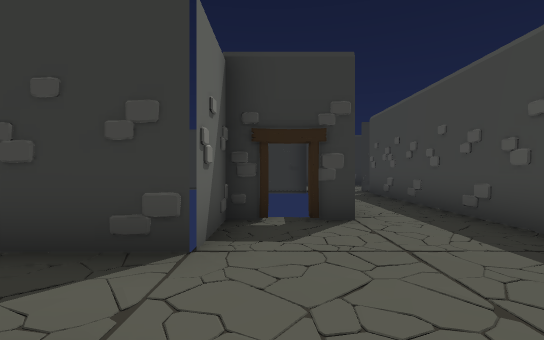
View 1 (above)

19 first-person views from a walk through a Unity game level. The camera is 1.5 m above the floor, looks level and sees 85° across. The floor is counted in squares, 2 m on a side. Each view is taken from the middle of a square. On the plan, view 1 faces up. The plan holds only what a view shows up to about 10 squares ahead; the rest is blank. The player character is not drawn. Some animated figures are left out.

View 2
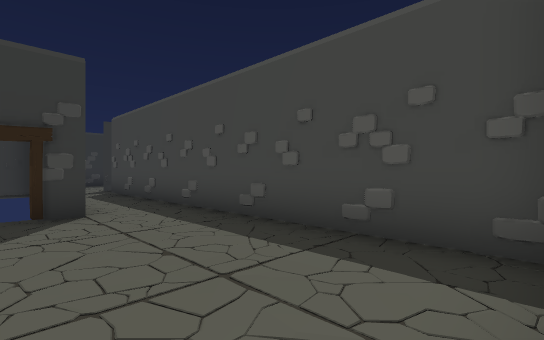

View 3
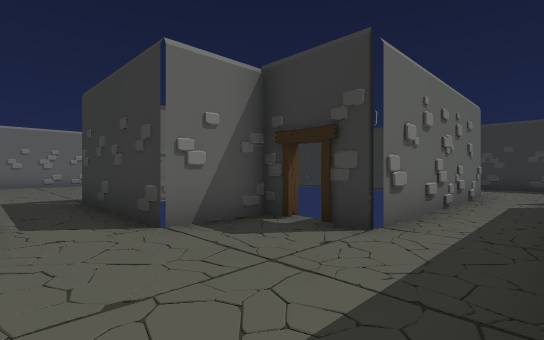

View 4
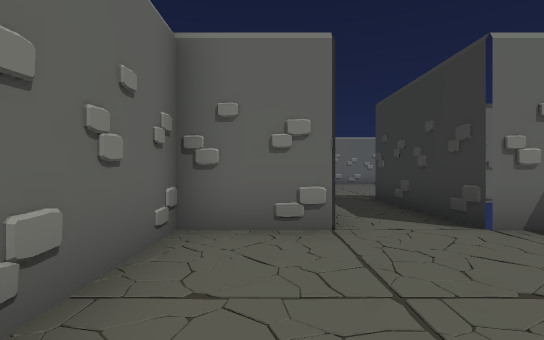

View 5
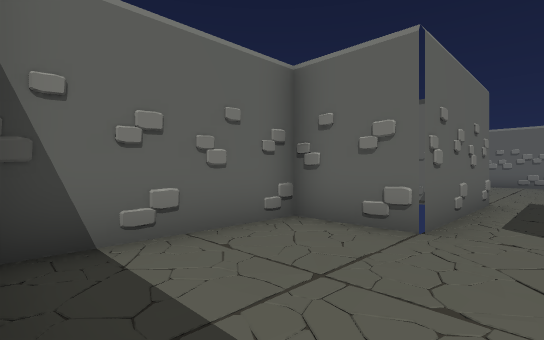

View 6
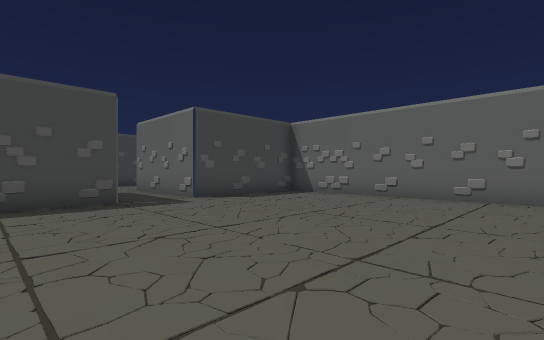

View 7
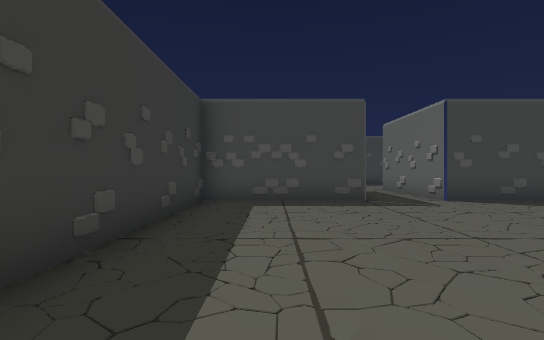

View 8
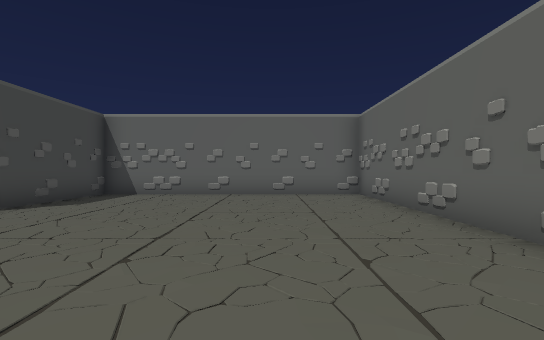

View 9
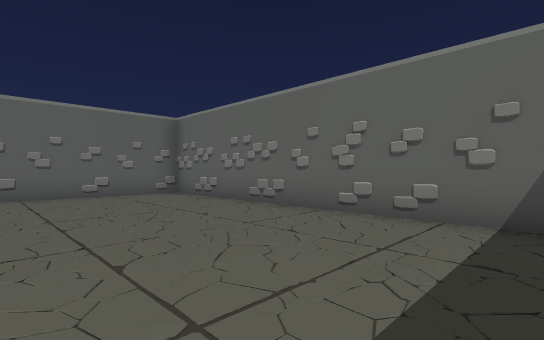

View 10
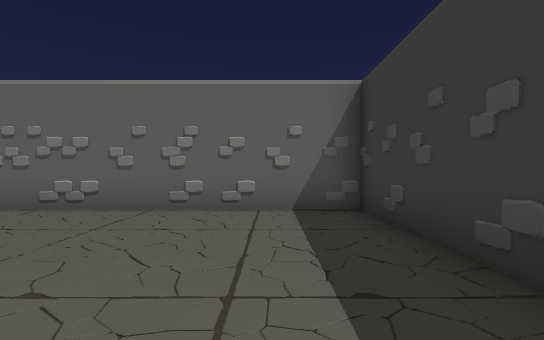

View 11
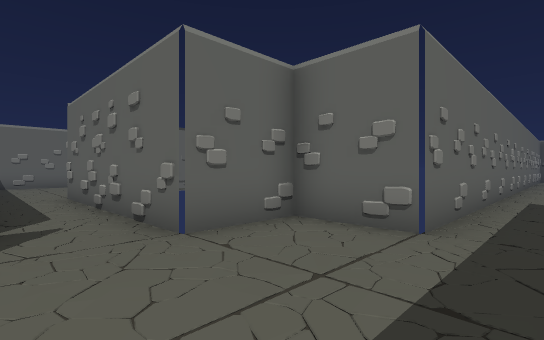

View 12
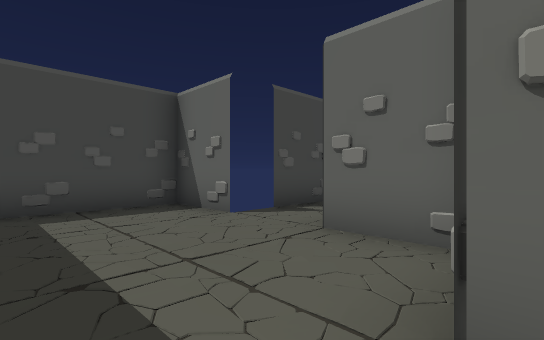

View 13
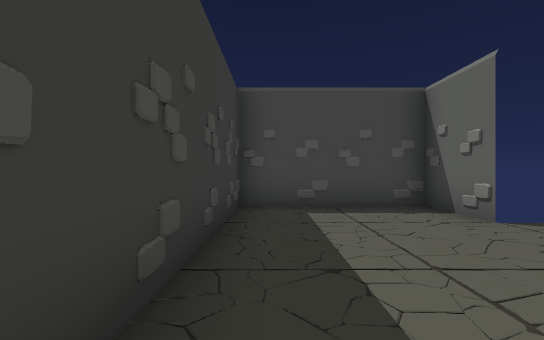

View 14
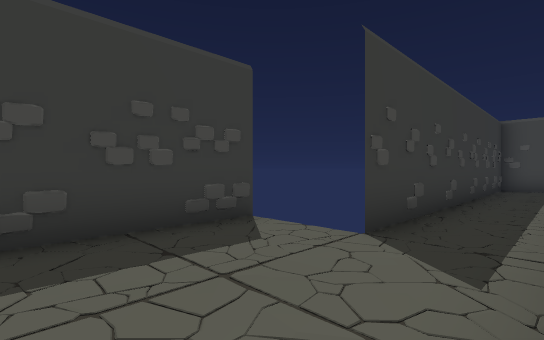

View 15
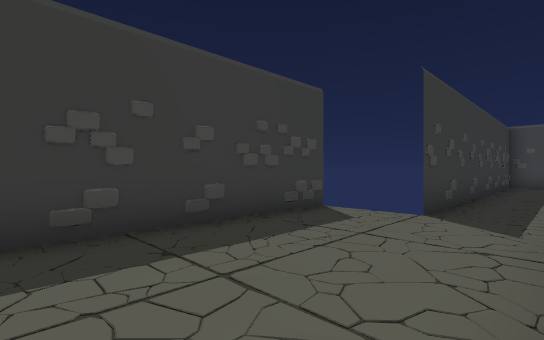

View 16
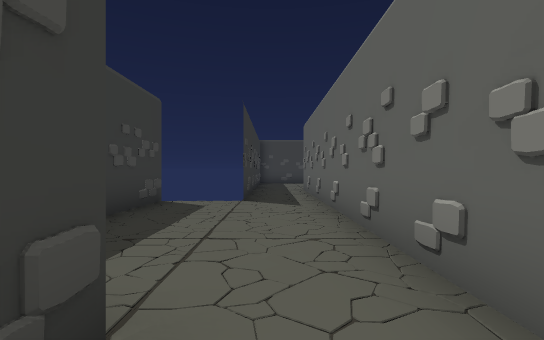

View 17
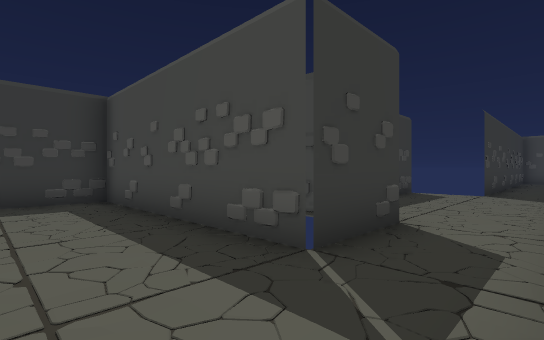

View 18
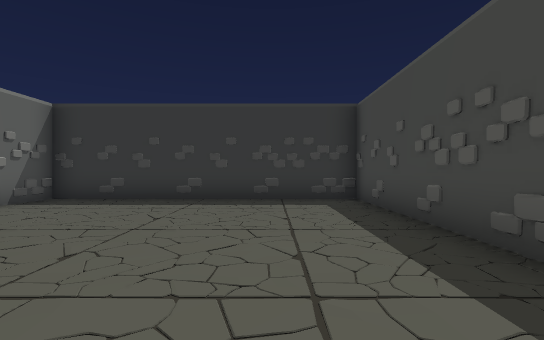

View 19
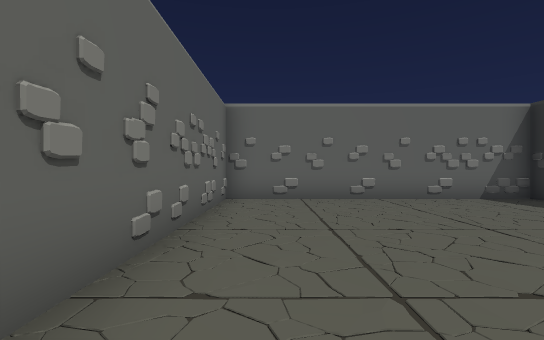

### Floor plan
Ten units are one square. View 1 is at (0, 0); x grows to the right and y downward. Boxes are objects, and circles mark ways between rooms. Rooms are numbered by the first view taken in them; rooms with no view inside come last. Other rooms are left out.
<svg viewBox="-212 -212 269 249">
<path fill="none" stroke="#000" d="M0 -45 -6 -45M-7 -44 -7 -27M-7 -8 -7 12 29 12M32 9 30 -7M32 9 32 -108M8 11 17 12M13 12 18 12M13 -108 13 -45 5 -45M-6 -45 -7 -44M-127 -17 -127 -7M-87 -67 -92 -66M-127 -47 -126 -33M-7 -27 -48 -27 -48 -67 -127 -67 -127 32 -48 32 -48 -8 -7 -8M32 -108 52 -108 52 -147 5 -147M-7 -128 -7 -108 13 -108M-52 -165 -56 -168M-68 -166 -76 -167M-47 -167 -99 -167M-74 -167 -92 -165M-102 -128 -97 -129M-107 -128 -98 -127M-107 -128 -7 -128M5 -147 -47 -147M-31 -145 -35 -147M-128 -147 -128 -207 -207 -207 -207 -128 -142 -128M-108 -147 -113 -147M-106 -147 -127 -147 -128 -157"/>
<circle cx="-5" cy="-15" r="3" fill="#2a7"/>
<circle cx="25" cy="-100" r="3" fill="#2a7"/>
<circle cx="0" cy="-135" r="3" fill="#2a7"/>
<circle cx="-115" cy="-135" r="3" fill="#2a7"/>
<text x="20" y="-40">1</text>
<text x="-80" y="-10">2</text>
<text x="30" y="-120">3</text>
<text x="-60" y="-140">4</text>
<text x="-160" y="-160">5</text>
</svg>
Room 1 opens to room 2. Room 1 opens to room 3. Room 3 opens to room 4. Room 4 opens to room 5.

Where each view was taken, in squares from view 1:
view 1: 0 up, 0 right, facing up
view 2: 1 down, 0 right, facing up-right
view 3: 1 up, 3 right, facing up-left
view 4: 0 up, 3 right, facing left
view 5: 2 up, 3 right, facing down-left
view 6: 5 up, 12 left, facing down-right
view 7: 5 up, 12 left, facing right
view 8: 6 up, 10 left, facing down
view 9: 6 up, 8 left, facing down-left
view 10: 5 up, 7 left, facing left
view 11: 14 up, 3 right, facing down-left
view 12: 14 up, 1 left, facing down-right
view 13: 14 up, 1 left, facing right
view 14: 13 up, 8 left, facing up-right
view 15: 13 up, 10 left, facing up-right
view 16: 14 up, 12 left, facing right
view 17: 13 up, 15 left, facing up-right
view 18: 13 up, 15 left, facing up
view 19: 14 up, 13 left, facing left
